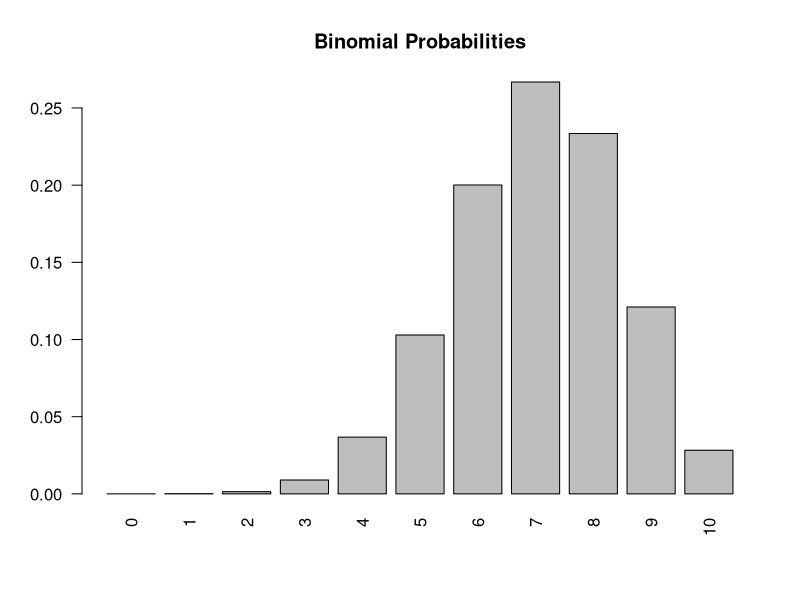
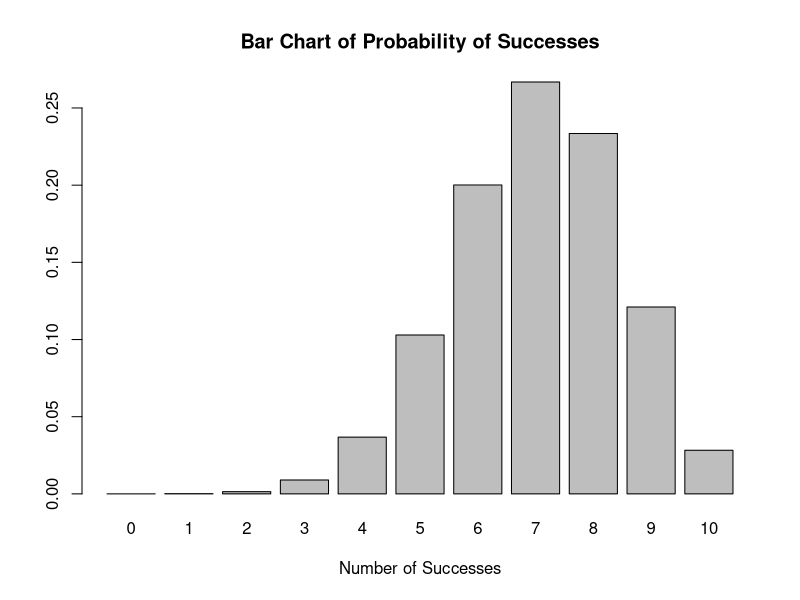

Source code (R) for these figures, in order:
## ---- chunk 1
knitr::opts_chunk$set(echo = TRUE)
library(magrittr)
## ---- chunk 2
p<-0.7
## ---- chunk 3
prob<-dbinom(0:10,size = 10,prob = 0.7)

probability_Densities<-data.frame(
  No_Successes = 0:10,
  prob)
## ---- chunk 4
names(prob) <- as.character(0:10)
bp <- barplot(prob,
              main="Binomial Probabilities",
              las=2)


## ---- chunk 5
probability_Densities
## ---- chunk 6
barplot(prob,main = "Bar Chart of Probability of Successes", 
    xlab = "Number of Successes", 
    names.arg = 0:10)
## ---- chunk 7
#Definition of Binomial Mean
mean<-10*0.7 
mean
## ---- chunk 8

#Definition of Expectation of Discrete Random Variable

X <- probability_Densities$No_Successes

Prob.X <- probability_Densities$prob

mean <- sum(X * Prob.X)

mean

## ---- chunk 9
median<-qbinom(0.5,size = 10,prob = 0.7)

median
